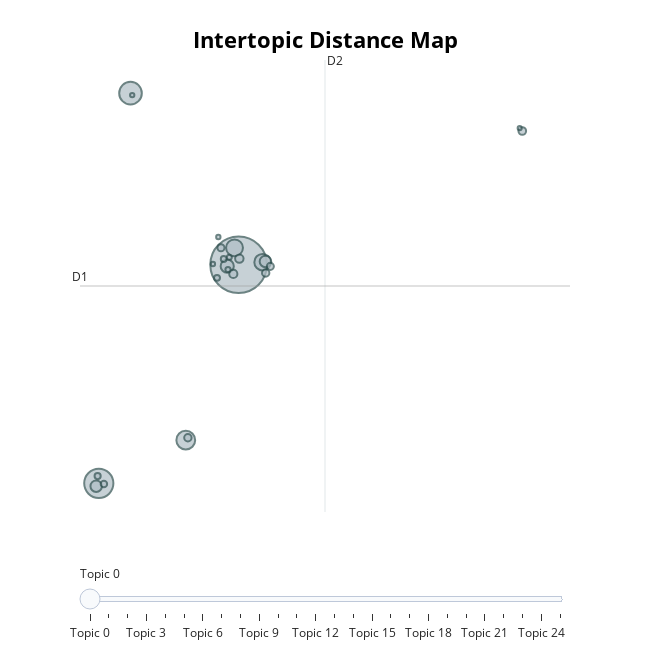

The cell this chart's notebook holds for it:
### Code cell
topic_model.visualize_topics()

### Figure 1 — Plotly figure (JSON) as saved in the notebook; plotly's stock layout.template omitted (floating-point values rounded to 4 significant figures)
{"data": [{"customdata": [[0, "ppr | pvc | hdg | cable | sheet", 1529], [1, "md | md md | md md md |  | ", 407], [2, "unknown unknown unknown | unknown unknown | unknown |  | ", 244], [3, "unknown |  |  |  | ", 169], [4, "xt | ekip | xt tmd | dip | ekip dip", 136], [5, "deformed straight | deformed straight bar | straight | straight bar | deformed", 130], [6, "nya | aw nya nya | upright | pendin upright | pendin", 83], [7, "rebar | steel | saudi | ittefaq | rebar saudi", 64], [8, " |  |  |  | ", 63], [9, "configuration | size | color | size color | style", 34], [10, "breaker | circuit breaker | circuit | circuit breaker circuit | breaker circuit breaker", 32], [11, "model | weic | lined split clamp | rubber lined | lined split", 28], [12, "steel bar | reinforcing steel bar | reinforcing | reinforcing steel | steel", 26], [13, "cp | ot cp | change switch | change | cp change switch", 26], [14, "pipe pipe | pipe pipe pipe | pipe |  | ", 24], [15, "cut bend | cut | cut bend rebar | bend rebar | bend rebar cut", 24], [16, "watani watani | watani watani watani | watani |  | ", 20], [17, "coil |  |  |  | ", 18], [18, "tech | golde | tech golde | golde tech | tech golde tech", 17], [19, "british | british chef | chef | knife | utility knife", 16], [20, "ms | ms plain sheet | plain sheet | sheet astm | ms plain", 13], [21, "aluminium | profile bars | aluminium profile | aluminium profile bars | bars pcs", 12], [22, "unknown | unknown unknown | unknown unknown unknown |  | ", 9], [23, "checkered | checkered plate | plate checkered plate | plate checkered | checkered plate checkered", 9], [24, " |  |  |  | ", 9], [25, "hanger model | hanger | weic | model | wpcs weic adjustable", 8]], "hovertemplate": "<b>Topic %{customdata[0]}</b><br>%{customdata[1]}<br>Size: %{customdata[2]}", "legendgroup": "", "marker": {"color": "#B0BEC5", "line": {"color": "DarkSlateGrey", "width": 2}, "size": [1529, 407, 244, 169, 136, 130, 83, 64, 63, 34, 32, 28, 26, 26, 24, 24, 20, 18, 17, 16, 13, 12, 9, 9, 9, 8], "sizemode": "area", "sizeref": 0.9556, "symbol": "circle"}, "mode": "markers", "name": "", "orientation": "v", "showlegend": false, "type": "scatter", "x": [1.866, -5.707, -3.989, -0.9956, 1.646, 3.166, 1.251, 3.322, -5.848, 1.907, 1.58, 17.24, 3.334, -0.8808, 0.9123, 3.586, -5.43, -5.771, 0.6972, 1.059, 1.293, 1.364, -3.897, 0.476, 0.7683, 17.09], "xaxis": "x", "y": [2.381, -8.192, 10.68, -6.102, 3.199, 2.508, 2.313, 2.54, -8.328, 2.679, 1.936, 8.849, 1.982, -5.987, 3.208, 2.303, -8.228, -7.841, 1.747, 2.66, 2.152, 2.742, 10.59, 2.416, 3.726, 8.989], "yaxis": "y"}], "layout": {"annotations": [{"showarrow": false, "text": "D1", "x": -6.726, "y": 1.354, "yshift": 10}, {"showarrow": false, "text": "D2", "x": 6.548, "xshift": 10, "y": 12.28}], "height": 650, "hoverlabel": {"bgcolor": "white", "font": {"family": "Rockwell", "size": 16}}, "legend": {"itemsizing": "constant", "tracegroupgap": 0}, "margin": {"t": 60}, "shapes": [{"line": {"color": "#CFD8DC", "width": 2}, "type": "line", "x0": 6.548, "x1": 6.548, "y0": -9.577, "y1": 12.28}, {"line": {"color": "#9E9E9E", "width": 2}, "type": "line", "x0": -6.726, "x1": 19.82, "y0": 1.354, "y1": 1.354}], "sliders": [{"active": 0, "pad": {"t": 50}, "steps": [{"args": [{"marker.color": [["red", "#B0BEC5", "#B0BEC5", "#B0BEC5", "#B0BEC5", "#B0BEC5", "#B0BEC5", "#B0BEC5", "#B0BEC5", "#B0BEC5", "#B0BEC5", "#B0BEC5", "#B0BEC5", "#B0BEC5", "#B0BEC5", "#B0BEC5", "#B0BEC5", "#B0BEC5", "#B0BEC5", "#B0BEC5", "#B0BEC5", "#B0BEC5", "#B0BEC5", "#B0BEC5", "#B0BEC5", "#B0BEC5"]]}], "label": "Topic 0", "method": "update"}, {"args": [{"marker.color": [["#B0BEC5", "red", "#B0BEC5", "#B0BEC5", "#B0BEC5", "#B0BEC5", "#B0BEC5", "#B0BEC5", "#B0BEC5", "#B0BEC5", "#B0BEC5", "#B0BEC5", "#B0BEC5", "#B0BEC5", "#B0BEC5", "#B0BEC5", "#B0BEC5", "#B0BEC5", "#B0BEC5", "#B0BEC5", "#B0BEC5", "#B0BEC5", "#B0BEC5", "#B0BEC5", "#B0BEC5", "#B0BEC5"]]}], "label": "Topic 1", "method": "update"}, {"args": [{"marker.color": [["#B0BEC5", "#B0BEC5", "red", "#B0BEC5", "#B0BEC5", "#B0BEC5", "#B0BEC5", "#B0BEC5", "#B0BEC5", "#B0BEC5", "#B0BEC5", "#B0BEC5", "#B0BEC5", "#B0BEC5", "#B0BEC5", "#B0BEC5", "#B0BEC5", "#B0BEC5", "#B0BEC5", "#B0BEC5", "#B0BEC5", "#B0BEC5", "#B0BEC5", "#B0BEC5", "#B0BEC5", "#B0BEC5"]]}], "label": "Topic 2", "method": "update"}, {"args": [{"marker.color": [["#B0BEC5", "#B0BEC5", "#B0BEC5", "red", "#B0BEC5", "#B0BEC5", "#B0BEC5", "#B0BEC5", "#B0BEC5", "#B0BEC5", "#B0BEC5", "#B0BEC5", "#B0BEC5", "#B0BEC5", "#B0BEC5", "#B0BEC5", "#B0BEC5", "#B0BEC5", "#B0BEC5", "#B0BEC5", "#B0BEC5", "#B0BEC5", "#B0BEC5", "#B0BEC5", "#B0BEC5", "#B0BEC5"]]}], "label": "Topic 3", "method": "update"}, {"args": [{"marker.color": [["#B0BEC5", "#B0BEC5", "#B0BEC5", "#B0BEC5", "red", "#B0BEC5", "#B0BEC5", "#B0BEC5", "#B0BEC5", "#B0BEC5", "#B0BEC5", "#B0BEC5", "#B0BEC5", "#B0BEC5", "#B0BEC5", "#B0BEC5", "#B0BEC5", "#B0BEC5", "#B0BEC5", "#B0BEC5", "#B0BEC5", "#B0BEC5", "#B0BEC5", "#B0BEC5", "#B0BEC5", "#B0BEC5"]]}], "label": "Topic 4", "method": "update"}, {"args": [{"marker.color": [["#B0BEC5", "#B0BEC5", "#B0BEC5", "#B0BEC5", "#B0BEC5", "red", "#B0BEC5", "#B0BEC5", "#B0BEC5", "#B0BEC5", "#B0BEC5", "#B0BEC5", "#B0BEC5", "#B0BEC5", "#B0BEC5", "#B0BEC5", "#B0BEC5", "#B0BEC5", "#B0BEC5", "#B0BEC5", "#B0BEC5", "#B0BEC5", "#B0BEC5", "#B0BEC5", "#B0BEC5", "#B0BEC5"]]}], "label": "Topic 5", "method": "update"}, {"args": [{"marker.color": [["#B0BEC5", "#B0BEC5", "#B0BEC5", "#B0BEC5", "#B0BEC5", "#B0BEC5", "red", "#B0BEC5", "#B0BEC5", "#B0BEC5", "#B0BEC5", "#B0BEC5", "#B0BEC5", "#B0BEC5", "#B0BEC5", "#B0BEC5", "#B0BEC5", "#B0BEC5", "#B0BEC5", "#B0BEC5", "#B0BEC5", "#B0BEC5", "#B0BEC5", "#B0BEC5", "#B0BEC5", "#B0BEC5"]]}], "label": "Topic 6", "method": "update"}, {"args": [{"marker.color": [["#B0BEC5", "#B0BEC5", "#B0BEC5", "#B0BEC5", "#B0BEC5", "#B0BEC5", "#B0BEC5", "red", "#B0BEC5", "#B0BEC5", "#B0BEC5", "#B0BEC5", "#B0BEC5", "#B0BEC5", "#B0BEC5", "#B0BEC5", "#B0BEC5", "#B0BEC5", "#B0BEC5", "#B0BEC5", "#B0BEC5", "#B0BEC5", "#B0BEC5", "#B0BEC5", "#B0BEC5", "#B0BEC5"]]}], "label": "Topic 7", "method": "update"}, {"args": [{"marker.color": [["#B0BEC5", "#B0BEC5", "#B0BEC5", "#B0BEC5", "#B0BEC5", "#B0BEC5", "#B0BEC5", "#B0BEC5", "red", "#B0BEC5", "#B0BEC5", "#B0BEC5", "#B0BEC5", "#B0BEC5", "#B0BEC5", "#B0BEC5", "#B0BEC5", "#B0BEC5", "#B0BEC5", "#B0BEC5", "#B0BEC5", "#B0BEC5", "#B0BEC5", "#B0BEC5", "#B0BEC5", "#B0BEC5"]]}], "label": "Topic 8", "method": "update"}, {"args": [{"marker.color": [["#B0BEC5", "#B0BEC5", "#B0BEC5", "#B0BEC5", "#B0BEC5", "#B0BEC5", "#B0BEC5", "#B0BEC5", "#B0BEC5", "red", "#B0BEC5", "#B0BEC5", "#B0BEC5", "#B0BEC5", "#B0BEC5", "#B0BEC5", "#B0BEC5", "#B0BEC5", "#B0BEC5", "#B0BEC5", "#B0BEC5", "#B0BEC5", "#B0BEC5", "#B0BEC5", "#B0BEC5", "#B0BEC5"]]}], "label": "Topic 9", "method": "update"}, {"args": [{"marker.color": [["#B0BEC5", "#B0BEC5", "#B0BEC5", "#B0BEC5", "#B0BEC5", "#B0BEC5", "#B0BEC5", "#B0BEC5", "#B0BEC5", "#B0BEC5", "red", "#B0BEC5", "#B0BEC5", "#B0BEC5", "#B0BEC5", "#B0BEC5", "#B0BEC5", "#B0BEC5", "#B0BEC5", "#B0BEC5", "#B0BEC5", "#B0BEC5", "#B0BEC5", "#B0BEC5", "#B0BEC5", "#B0BEC5"]]}], "label": "Topic 10", "method": "update"}, {"args": [{"marker.color": [["#B0BEC5", "#B0BEC5", "#B0BEC5", "#B0BEC5", "#B0BEC5", "#B0BEC5", "#B0BEC5", "#B0BEC5", "#B0BEC5", "#B0BEC5", "#B0BEC5", "red", "#B0BEC5", "#B0BEC5", "#B0BEC5", "#B0BEC5", "#B0BEC5", "#B0BEC5", "#B0BEC5", "#B0BEC5", "#B0BEC5", "#B0BEC5", "#B0BEC5", "#B0BEC5", "#B0BEC5", "#B0BEC5"]]}], "label": "Topic 11", "method": "update"}, {"args": [{"marker.color": [["#B0BEC5", "#B0BEC5", "#B0BEC5", "#B0BEC5", "#B0BEC5", "#B0BEC5", "#B0BEC5", "#B0BEC5", "#B0BEC5", "#B0BEC5", "#B0BEC5", "#B0BEC5", "red", "#B0BEC5", "#B0BEC5", "#B0BEC5", "#B0BEC5", "#B0BEC5", "#B0BEC5", "#B0BEC5", "#B0BEC5", "#B0BEC5", "#B0BEC5", "#B0BEC5", "#B0BEC5", "#B0BEC5"]]}], "label": "Topic 12", "method": "update"}, {"args": [{"marker.color": [["#B0BEC5", "#B0BEC5", "#B0BEC5", "#B0BEC5", "#B0BEC5", "#B0BEC5", "#B0BEC5", "#B0BEC5", "#B0BEC5", "#B0BEC5", "#B0BEC5", "#B0BEC5", "#B0BEC5", "red", "#B0BEC5", "#B0BEC5", "#B0BEC5", "#B0BEC5", "#B0BEC5", "#B0BEC5", "#B0BEC5", "#B0BEC5", "#B0BEC5", "#B0BEC5", "#B0BEC5", "#B0BEC5"]]}], "label": "Topic 13", "method": "update"}, {"args": [{"marker.color": [["#B0BEC5", "#B0BEC5", "#B0BEC5", "#B0BEC5", "#B0BEC5", "#B0BEC5", "#B0BEC5", "#B0BEC5", "#B0BEC5", "#B0BEC5", "#B0BEC5", "#B0BEC5", "#B0BEC5", "#B0BEC5", "red", "#B0BEC5", "#B0BEC5", "#B0BEC5", "#B0BEC5", "#B0BEC5", "#B0BEC5", "#B0BEC5", "#B0BEC5", "#B0BEC5", "#B0BEC5", "#B0BEC5"]]}], "label": "Topic 14", "method": "update"}, {"args": [{"marker.color": [["#B0BEC5", "#B0BEC5", "#B0BEC5", "#B0BEC5", "#B0BEC5", "#B0BEC5", "#B0BEC5", "#B0BEC5", "#B0BEC5", "#B0BEC5", "#B0BEC5", "#B0BEC5", "#B0BEC5", "#B0BEC5", "#B0BEC5", "red", "#B0BEC5", "#B0BEC5", "#B0BEC5", "#B0BEC5", "#B0BEC5", "#B0BEC5", "#B0BEC5", "#B0BEC5", "#B0BEC5", "#B0BEC5"]]}], "label": "Topic 15", "method": "update"}, {"args": [{"marker.color": [["#B0BEC5", "#B0BEC5", "#B0BEC5", "#B0BEC5", "#B0BEC5", "#B0BEC5", "#B0BEC5", "#B0BEC5", "#B0BEC5", "#B0BEC5", "#B0BEC5", "#B0BEC5", "#B0BEC5", "#B0BEC5", "#B0BEC5", "#B0BEC5", "red", "#B0BEC5", "#B0BEC5", "#B0BEC5", "#B0BEC5", "#B0BEC5", "#B0BEC5", "#B0BEC5", "#B0BEC5", "#B0BEC5"]]}], "label": "Topic 16", "method": "update"}, {"args": [{"marker.color": [["#B0BEC5", "#B0BEC5", "#B0BEC5", "#B0BEC5", "#B0BEC5", "#B0BEC5", "#B0BEC5", "#B0BEC5", "#B0BEC5", "#B0BEC5", "#B0BEC5", "#B0BEC5", "#B0BEC5", "#B0BEC5", "#B0BEC5", "#B0BEC5", "#B0BEC5", "red", "#B0BEC5", "#B0BEC5", "#B0BEC5", "#B0BEC5", "#B0BEC5", "#B0BEC5", "#B0BEC5", "#B0BEC5"]]}], "label": "Topic 17", "method": "update"}, {"args": [{"marker.color": [["#B0BEC5", "#B0BEC5", "#B0BEC5", "#B0BEC5", "#B0BEC5", "#B0BEC5", "#B0BEC5", "#B0BEC5", "#B0BEC5", "#B0BEC5", "#B0BEC5", "#B0BEC5", "#B0BEC5", "#B0BEC5", "#B0BEC5", "#B0BEC5", "#B0BEC5", "#B0BEC5", "red", "#B0BEC5", "#B0BEC5", "#B0BEC5", "#B0BEC5", "#B0BEC5", "#B0BEC5", "#B0BEC5"]]}], "label": "Topic 18", "method": "update"}, {"args": [{"marker.color": [["#B0BEC5", "#B0BEC5", "#B0BEC5", "#B0BEC5", "#B0BEC5", "#B0BEC5", "#B0BEC5", "#B0BEC5", "#B0BEC5", "#B0BEC5", "#B0BEC5", "#B0BEC5", "#B0BEC5", "#B0BEC5", "#B0BEC5", "#B0BEC5", "#B0BEC5", "#B0BEC5", "#B0BEC5", "red", "#B0BEC5", "#B0BEC5", "#B0BEC5", "#B0BEC5", "#B0BEC5", "#B0BEC5"]]}], "label": "Topic 19", "method": "update"}, {"args": [{"marker.color": [["#B0BEC5", "#B0BEC5", "#B0BEC5", "#B0BEC5", "#B0BEC5", "#B0BEC5", "#B0BEC5", "#B0BEC5", "#B0BEC5", "#B0BEC5", "#B0BEC5", "#B0BEC5", "#B0BEC5", "#B0BEC5", "#B0BEC5", "#B0BEC5", "#B0BEC5", "#B0BEC5", "#B0BEC5", "#B0BEC5", "red", "#B0BEC5", "#B0BEC5", "#B0BEC5", "#B0BEC5", "#B0BEC5"]]}], "label": "Topic 20", "method": "update"}, {"args": [{"marker.color": [["#B0BEC5", "#B0BEC5", "#B0BEC5", "#B0BEC5", "#B0BEC5", "#B0BEC5", "#B0BEC5", "#B0BEC5", "#B0BEC5", "#B0BEC5", "#B0BEC5", "#B0BEC5", "#B0BEC5", "#B0BEC5", "#B0BEC5", "#B0BEC5", "#B0BEC5", "#B0BEC5", "#B0BEC5", "#B0BEC5", "#B0BEC5", "red", "#B0BEC5", "#B0BEC5", "#B0BEC5", "#B0BEC5"]]}], "label": "Topic 21", "method": "update"}, {"args": [{"marker.color": [["#B0BEC5", "#B0BEC5", "#B0BEC5", "#B0BEC5", "#B0BEC5", "#B0BEC5", "#B0BEC5", "#B0BEC5", "#B0BEC5", "#B0BEC5", "#B0BEC5", "#B0BEC5", "#B0BEC5", "#B0BEC5", "#B0BEC5", "#B0BEC5", "#B0BEC5", "#B0BEC5", "#B0BEC5", "#B0BEC5", "#B0BEC5", "#B0BEC5", "red", "#B0BEC5", "#B0BEC5", "#B0BEC5"]]}], "label": "Topic 22", "method": "update"}, {"args": [{"marker.color": [["#B0BEC5", "#B0BEC5", "#B0BEC5", "#B0BEC5", "#B0BEC5", "#B0BEC5", "#B0BEC5", "#B0BEC5", "#B0BEC5", "#B0BEC5", "#B0BEC5", "#B0BEC5", "#B0BEC5", "#B0BEC5", "#B0BEC5", "#B0BEC5", "#B0BEC5", "#B0BEC5", "#B0BEC5", "#B0BEC5", "#B0BEC5", "#B0BEC5", "#B0BEC5", "red", "#B0BEC5", "#B0BEC5"]]}], "label": "Topic 23", "method": "update"}, {"args": [{"marker.color": [["#B0BEC5", "#B0BEC5", "#B0BEC5", "#B0BEC5", "#B0BEC5", "#B0BEC5", "#B0BEC5", "#B0BEC5", "#B0BEC5", "#B0BEC5", "#B0BEC5", "#B0BEC5", "#B0BEC5", "#B0BEC5", "#B0BEC5", "#B0BEC5", "#B0BEC5", "#B0BEC5", "#B0BEC5", "#B0BEC5", "#B0BEC5", "#B0BEC5", "#B0BEC5", "#B0BEC5", "red", "#B0BEC5"]]}], "label": "Topic 24", "method": "update"}, {"args": [{"marker.color": [["#B0BEC5", "#B0BEC5", "#B0BEC5", "#B0BEC5", "#B0BEC5", "#B0BEC5", "#B0BEC5", "#B0BEC5", "#B0BEC5", "#B0BEC5", "#B0BEC5", "#B0BEC5", "#B0BEC5", "#B0BEC5", "#B0BEC5", "#B0BEC5", "#B0BEC5", "#B0BEC5", "#B0BEC5", "#B0BEC5", "#B0BEC5", "#B0BEC5", "#B0BEC5", "#B0BEC5", "#B0BEC5", "red"]]}], "label": "Topic 25", "method": "update"}]}], "title": {"font": {"color": "Black", "size": 22}, "text": "<b>Intertopic Distance Map</b>", "x": 0.5, "xanchor": "center", "y": 0.95, "yanchor": "top"}, "width": 650, "xaxis": {"anchor": "y", "domain": [0, 1], "range": [-6.726, 19.82], "title": {"text": ""}, "visible": false}, "yaxis": {"anchor": "x", "domain": [0, 1], "range": [-9.577, 12.28], "title": {"text": ""}, "visible": false}}}
